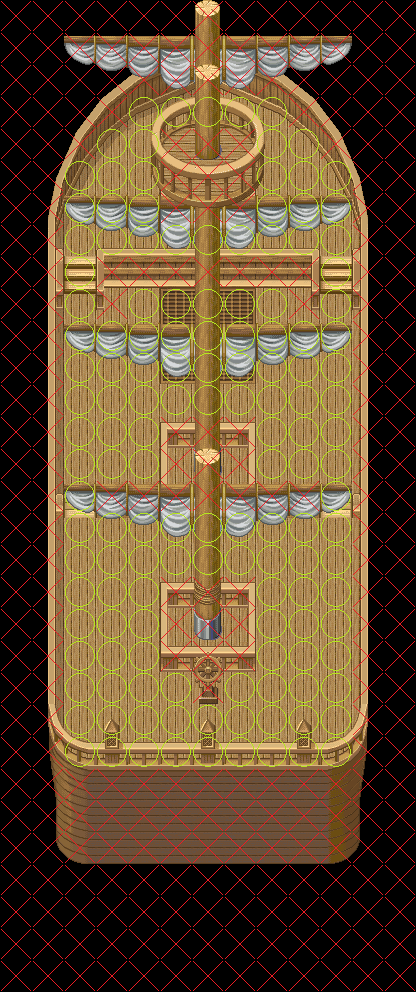

Rendered tile map (Tiled .tmx) drawn with the repository's tilesets; below, a short description and the map source with its tile grids summarised:
An orthogonal 13x31 tile map with 32x32 px tiles, 12 tile layers (floor, floordecoration, botstairs, topstairs, ...), 8 tilesets.

<map version="1.0" orientation="orthogonal" renderorder="right-down" width="13" height="31" tilewidth="32" tileheight="32" nextobjectid="1">
 <tileset firstgid="1" name="031_Ship02_edit" tilewidth="32" tileheight="32" tilecount="360">
  <image source="../tileset/031_Ship02_edit.png" width="256" height="1440" />
 </tileset>
 <tileset firstgid="361" name="ship_edit_C" tilewidth="32" tileheight="32" tilecount="592">
  <image source="../tileset/ship_edit_C.png" width="256" height="2368" />
 </tileset>
 <tileset firstgid="953" name="ship_edit_new_A" tilewidth="32" tileheight="32" tilecount="600">
  <image source="../tileset/ship_edit_new_A.png" width="256" height="2400" />
 </tileset>
 <tileset firstgid="1553" name="031_Ship02_edit_pink" tilewidth="32" tileheight="32" tilecount="360">
  <image source="../tileset/031_Ship02_edit_pink.png" width="256" height="1440" />
 </tileset>
 <tileset firstgid="1913" name="ship_edit_C_pink" tilewidth="32" tileheight="32" tilecount="592">
  <image source="../tileset/ship_edit_C_pink.png" width="256" height="2368" />
 </tileset>
 <tileset firstgid="2505" name="ship_edit_new_A_pink" tilewidth="32" tileheight="32" tilecount="600">
  <image source="../tileset/ship_edit_new_A_pink.png" width="256" height="2400" />
 </tileset>
 <tileset firstgid="3105" name="nuevo_barco_tileset" tilewidth="32" tileheight="32" tilecount="232">
  <image source="../tileset/nuevo_barco_tileset.png" width="256" height="928" />
 </tileset>
 <tileset firstgid="3337" name="types" tilewidth="32" tileheight="32" tilecount="3">
  <image source="../tileset/types.png" width="96" height="32" />
  <tile id="0">
   <properties>
    <property name="type" value="walkable" />
   </properties>
  </tile>
  <tile id="1">
   <properties>
    <property name="blocked" value="true" />
    <property name="type" value="blocked" />
   </properties>
  </tile>
  <tile id="2">
   <properties>
    <property name="blocked" value="true" />
    <property name="type" value="water" />
   </properties>
  </tile>
 </tileset>
 <layer name="floor" width="13" height="31">
  <data>[403 cells, 241 non-empty, 56 distinct tile ids]</data>
 </layer>
 <layer name="floordecoration" width="13" height="31">
  <data>[403 cells, 9 non-empty, 1 distinct tile ids]</data>
 </layer>
 <layer name="botstairs" width="13" height="31">
  <data>[403 cells, 22 non-empty, 12 distinct tile ids]</data>
 </layer>
 <layer name="topstairs" width="13" height="31">
  <data>[403 cells, 14 non-empty, 12 distinct tile ids]</data>
 </layer>
 <layer name="player" width="13" height="31">
  <data>[403 cells, 28 non-empty, 10 distinct tile ids]</data>
 </layer>
 <layer name="topplayer" width="13" height="31">
  <data>[403 cells, 59 non-empty, 33 distinct tile ids]</data>
 </layer>
 <layer name="mastil3" width="13" height="31">
  <data>[403 cells, 22 non-empty, 22 distinct tile ids]</data>
 </layer>
 <layer name="mastil2" width="13" height="31">
  <data>[403 cells, 41 non-empty, 20 distinct tile ids]</data>
 </layer>
 <layer name="mastil2top" width="13" height="31">
  <data>[403 cells, 18 non-empty, 18 distinct tile ids]</data>
 </layer>
 <layer name="mastil2top2" width="13" height="31">
  <data>[403 cells, 3 non-empty, 3 distinct tile ids]</data>
 </layer>
 <layer name="mastil1" width="13" height="31">
  <data>[403 cells, 22 non-empty, 22 distinct tile ids]</data>
 </layer>
 <layer name="types" width="13" height="31">
  <data>[403 cells, 403 non-empty, 2 distinct tile ids]</data>
 </layer>
</map>
